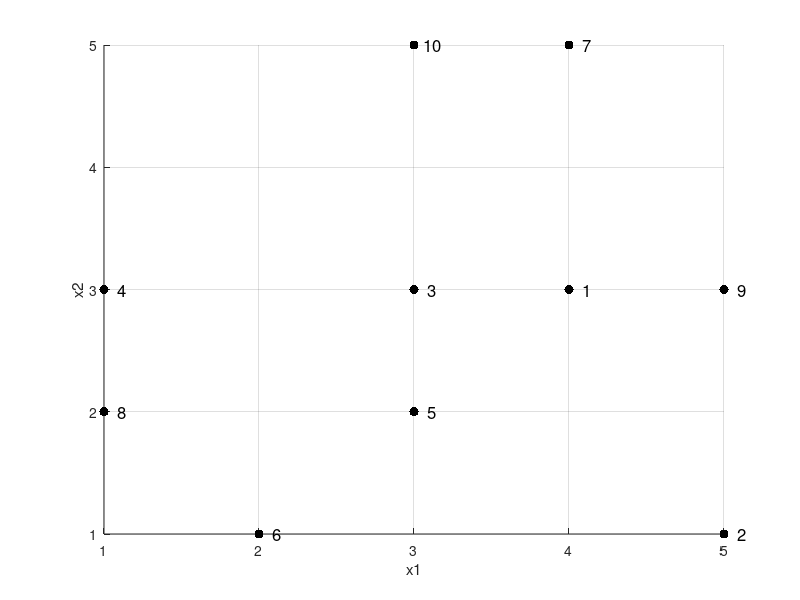

The MATLAB script that drew this image: (Note: this script raises an error after producing the figure.)
%% Assessment 2

%% Task 1

%% (a)

close all, clear all, clc;

A = randi([1 5],10,2); % 10 objects with 2 features varying from 1 to 5

while size(unique(A,'rows'),1) ~= 10 % while there are not 10 different objects
    A = randi([1 5],10,2);
end

hold on;
grid on;
set(gca,'Xtick',1:5, 'Ytick',1:5);
xlabel('x1');
ylabel('x2');

plot (A(:,1),A(:,2), 'k.', 'MarkerSize', 20);
text(A(:,1)+0.06, A(:,2), cellstr(num2str((1:size(A,1))')),'FontSize',12);
% converts the index of the point into a number and displays it


%% (b)

clc

B = zeros(10,10);

for i = 1:size(A,1)
    for j = 1:size(A,1)
        B(i,j) = sum((A(i,:) - A(j,:)).^2);
    end
end

%% (c & d & e)

clc, close all;

C = kruskals_mst_with_comments(A,3);

hold on;
grid on;
set(gca,'Xtick',1:5, 'Ytick',1:5);
xlabel('x1');
ylabel('x2');
plot(A(C==1,1), A(C==1,2), 'ro', 'MarkerSize', 10, 'MarkerFaceColor', 'red');
plot(A(C==2,1), A(C==2,2), 'go', 'MarkerSize', 10, 'MarkerFaceColor', 'green');
plot(A(C==3,1), A(C==3,2), 'bo', 'MarkerSize', 10, 'MarkerFaceColor', 'blue');

plot (A(:,1),A(:,2), 'k.', 'MarkerSize', 20);
text(A(:,1)+0.06, A(:,2), cellstr(num2str((1:size(A,1))')),'FontSize',12);

%% Task 2

%% (a)

close all, clear all, clc

D = randn(1200,2);
labD = repmat((1:5)', numel(D(:,1))/5,1);

D(labD==2,1) = D(labD==2,1) + 3;
D(labD==3,1) = D(labD==3,1) - 3;
D(labD==4,2) = D(labD==4,2) + 3;
D(labD==5,2) = D(labD==5,2) - 3;

hold on;
grid on;
xlabel('x1');
ylabel('x2');
for i = 1:numel(unique(labD))
    plot(D(labD==i,1),D(labD==i,2),'.','color',rand(1,3),'MarkerSize',20)
end
%% (b)
close all, clc;

for i = 2:7
    subplot(2, 3, i-1);
    title(i);
    axis off;
    hold on;
    E = kmeans_cg(D,i);
    for j = 1:i
        plot(D(E==j,1),D(E==j,2),'.','color',rand(1,3))
    end
end

%% Task 3

%% (a)

close all, clear all, clc

load 'Example_MNIST_digits.mat'

D38 = b(labb==4 | labb==9,:);
D38lab = labb(labb==4 | labb==9);


% (b)

close all, clc

F = sqrt((mean(D38(D38lab == 4,:),1) - mean(D38(D38lab == 9,:),1)).^2);
[G, indG] = sort(F,'descend');
D38 = D38(:,indG);

fprintf('\t\t\t\t\t\t\t\t\t\t\t\t\tTop 10 Features\n\nIndex ::');
fprintf('\t\t\t%d', indG(1:10));
fprintf('\n\nCriterion Value ::');
fprintf('\t%f', G(1:10));


%% (c)

close all, clc

axis square;
axis off;
imagesc(reshape(F,28,28))
colormap(jet);

%% (d)

close all, clc

fprintf('Number of Irrelevant Values ::\t%d\n', numel(G(G==0)));

hold on;
xlabel('index');
ylabel('value');
title('Graph showing a visual representation of the Criterion');

plot(G, 'k');
plot(find(G==0),0,'r.');

legend('Relevent Criterion Values','Irrelevant Criterion Values');

D38_clean = D38(:,G~=0);

%% (e)

close all, clc

[~, pc] = pca(D38_clean);

hold on;
grid on;
xlabel('x1');
ylabel('x2');

plot(pc(D38lab == 4,1), pc(D38lab == 4,2), '.k', 'MarkerSize', 15);
plot(pc(D38lab == 9,1), pc(D38lab == 9,2), '.r', 'MarkerSize', 15);

legend('Digit 3', 'Digit 8', 'Location', 'southwest');

%% (f)

close all, clc

J = my_nmc(D38(1:round(size(D38,1)/2),1:8),...
    D38lab(1:round(size(D38lab)/2)), D38(round(size(D38,1)/2)+1:end,1:8));
K = sum(D38lab(round(size(D38lab)/2)+1:end) ~= J)/numel(J);

L = my_nmc(pc(1:round(size(D38,1)/2),1:8), ...
    D38lab(1:round(size(D38lab)/2)), pc(round(size(D38,1)/2)+1:end,1:8));
M = sum(D38lab(round(size(D38lab)/2)+1:end) ~= L)/numel(L);

fprintf('D38 NMC Error = %f\\n', K);
fprintf('PC NMC Error = %f\n', M);
fprintf('Difference = %f\n', K - M);

%% Task 4

close all, clear all, clc

N = 1*rand(100,2);
labN =  0.4 * N(:,1) + 0.4 * N(:,2) - 0.4 > 0;

O = perceptron(N, labN, 0.5);
O = perceptron(N, labN, 1);

%% Task 5
close all, clear all, clc;

[xx, yy] = meshgrid(0:0.005:1, 0:0.005:1);

cx = [0.84, 0.49, 0.67, 0.92, 0.94, 0.22, 0.21, 0.81,...
    0.10, 0.21]';

cy = [0.55, 0.61, 0.25, 0.50, 0.66, 0.85, 0.78, 0.92,...
    0.44 0.70]';

s = [0.08, 0.70, 0.59, 0.18, 0.30, 0.70, 0.84, 0.44,...
    0.07, 0.41]';

w = [0.28, -0.64, 0.51, 1.06, 0.51, -0.35, -1.49, 1.53, -0.50, 0.58, 1.89]';

P = zeros(201, 201);

for i = 1:size(xx,1)
    for j = 1:size(yy,1)
        P(i, j) = sum([1; exp(-(((repmat(xx(i, j), 10, 1) - cx).^2) +...
            ((repmat(yy(i, j), 10, 1) - cy).^2)) ./ (2 * s.^2))] .* w);
    end
end


imagesc(P);
axis off;
colormap(jet);